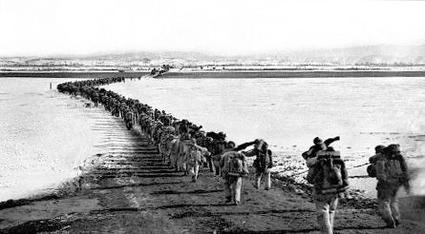
#> input picture human_detection/.trials/opencv_trial/webcam_connection/images/China_Crosses_Yalu.jpg, 425 x 234 px
$ python resize_image.py -d ../../.trials/opencv_trial/webcam_connection/images
#> lines starting #> are read from the running program, lines starting #| are printed output that depends on the picture
import sys
import os
import shutil
import cv2
import argparse

# By Hyungjae Kim
def resize_image(img_dir):
    img_extensions = {'jpg', 'jpeg', 'png', 'bmp'}
    images = sorted([os.path.join(img_dir, f)
        for f in os.listdir(img_dir)
        if os.path.isfile(os.path.join(img_dir, f)) and
        f.lower().split('.')[-1] in img_extensions])

    for imgfile in images:
        img = cv2.imread(imgfile)
#> img is the input picture: shape (234, 425, 3); min 0, max 255, mean 174.9
        img_name = os.path.basename(imgfile)

        size = (24, 32)
        img = cv2.resize(img, size)
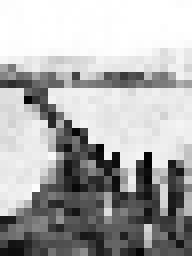
#> img: shape (32, 24, 3) (shown 8 times larger); min 3, max 255, mean 173.4

        cv2.imwrite(os.path.join(img_dir, img_name), img)

def main():
    parser = argparse.ArgumentParser()
    parser.add_argument('--image-dir', '-d', dest='dir', required=True,
            help='Directory that contains the images to be processed ' +
            '(supported formats: jpg, png, tiff, bmp)')

    opts, args = parser.parse_known_args(sys.argv[1:])
    resize_image(img_dir=opts.dir)


if __name__ == '__main__':
    main()
